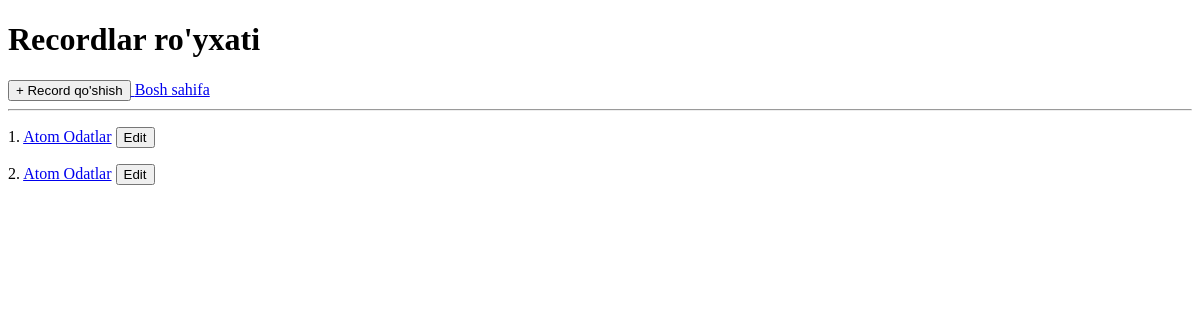
Page /recordlar/ on the earlier database version.
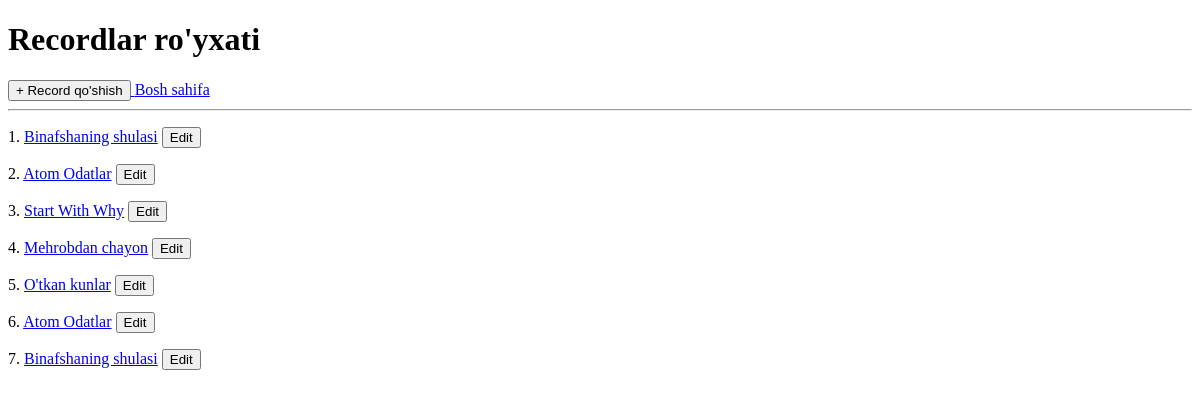
Same page on the later database version.
### main_app/models.py (models this page shows, shortened)
class Record(models.Model):
    talaba=models.ForeignKey(Talaba,on_delete=models.CASCADE)
    kitob=models.ForeignKey(Kitob,on_delete=models.CASCADE)
    kutubxon=models.ForeignKey(Kutubxonachi,on_delete=models.CASCADE)
    olingan_vaqt=models.DateTimeField(auto_now_add=True)
    qaytargan_vaqt=models.DateTimeField(blank=True,null=True)

class Kitob(models.Model):
    nom=models.CharField(max_length=200)
    janr=models.CharField(max_length=100)
    sahifa=models.PositiveSmallIntegerField()
    muallif=models.ForeignKey(Muallif,on_delete=models.SET_NULL,null=True)

### main_app/views.py (the view)
# urls.py: path('recordlar/', recordlar_view),
def recordlar_view(request):
    recordlar=Record.objects.all()
    context = {
        "recordlar": recordlar
    }
    return render(request, "recordlar.html", context)

### templates/recordlar.html (shortened to what this page needs)
<!DOCTYPE html>
<html lang="en">
<head>
</head>
<body>
    <h1>Recordlar ro'yxati</h1>
    <a href="/record_add/">
        <button>+ Record qo'shish</button>
    </a>
    <a href="/">Bosh sahifa</a>
    <hr>
    {% for record in recordlar %}
        <p>{{ forloop.counter }}.
            <a href="/recordlar/{{ record.id }}/">{{ record.kitob.nom }}</a>
            <a href="/recordlar/{{ record.id }}/update/">
                <button>Edit</button>
            </a>
        </p>
    {% endfor %}
</body>
</html>

Differences in the rows shown:
added Record: kitob.nom "Binafshaning shulasi"
added Record: kitob.nom "Start With Why"
added Record: kitob.nom "Mehrobdan chayon"
added Record: kitob.nom "O'tkan kunlar"
added Record: kitob.nom "Binafshaning shulasi"
